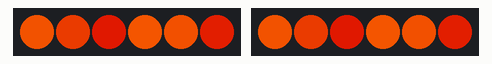
The sketch below on a simulated ATtiny85, built with avr-gcc and run on an emulated ATtiny85. On the bench: 2 × 6 RGB LEDs in strip order, left to right. Random numbers use the default seed unless the sketch sets one.

Above: at 0.48 s.
At 12.51 s:
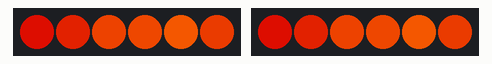
At 32.12 s:
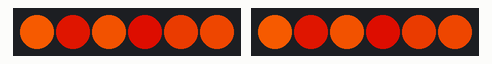
Timing chart, 0 to 40.0 s (numbered marks = the images above):
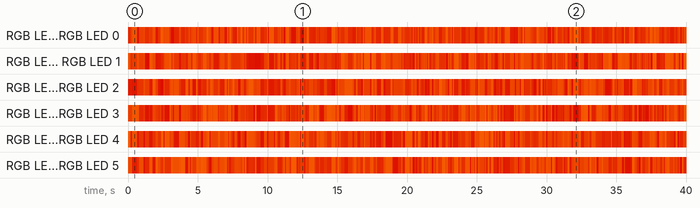

The sketch:

RibbonLEDs.ino
```cpp
#include <Adafruit_NeoPixel.h>
#ifdef __AVR__
#include <avr/power.h>
#endif

#define leftPin 5
#define rightPin 6
#define stripLength 6

//  The overall fire brightness
const int brightness = 225;

struct RGB {
  byte r;
  byte g;
  byte b;
};

//  The flame color array (the first is the default):
RGB flameColors[] = {
  { 255, 95, 0},  // Orange flame
  { 226, 15, 30}    // Red flame
};

//  Tracks the current color
const int currentColorIndex = 0;

Adafruit_NeoPixel leftStrip = Adafruit_NeoPixel(stripLength, leftPin, NEO_GRB + NEO_KHZ800);
Adafruit_NeoPixel rightStrip = Adafruit_NeoPixel(stripLength, rightPin, NEO_GRB + NEO_KHZ800);


void setup() {

  #if defined (__AVR_ATtiny85__)
    if (F_CPU == 16000000) clock_prescale_set(clock_div_1);
  #endif

  leftStrip.begin();
  rightStrip.begin();
  leftStrip.setBrightness(brightness);
  rightStrip.setBrightness(brightness);
  leftStrip.show();
  rightStrip.show();
}

void loop() {
  //  Get the current colors based on the color index:
  RGB currentColor = flameColors[currentColorIndex];

  //  Flicker, based on our initial RGB values.
  for (int i = 0; i < stripLength; i++) {
    int flicker = random(0, 85);
    int r1 = currentColor.r - flicker;
    int g1 = currentColor.g - flicker;
    int b1 = currentColor.b - flicker;
    if (g1 < 0) g1 = 0;
    if (r1 < 0) r1 = 0;
    if (b1 < 0) b1 = 0;
    leftStrip.setPixelColor(i, r1, g1, b1);
    rightStrip.setPixelColor(i, r1, g1, b1);
  }

  leftStrip.show();
  rightStrip.show();
  //  Adjust the delay here, if you'd like.  Right now, it randomizes the
  //  color switch delay to give a sense of realism
  delay(random(10, 45));
}
```

Measured:
- by itself, RGB LED 0, RGB LED 0: off → RGB(170, 29, 0) at 0.01 s, → RGB(191, 50, 0) 0.18 s later, → RGB(213, 72, 0) 0.12 s later, → RGB(154, 13, 0) 0.37 s later, … (309 changes in this stretch)
- by itself, RGB LED 1, RGB LED 1: off → RGB(208, 67, 0) at 0.01 s, → RGB(175, 34, 0) 0.18 s later, → RGB(188, 47, 0) 0.12 s later, → RGB(210, 69, 0) 0.37 s later, … (305 changes in this stretch)
